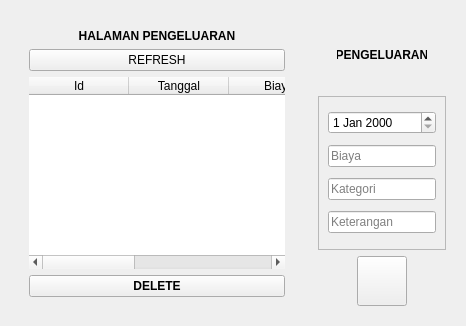
               <widget class="QWidget" name="pengeluaranHalaman">
                <layout class="QHBoxLayout" name="horizontalLayout_5">
                 <item>
                  <widget class="QWidget" name="tabelPengeluaran" native="true">
                   <layout class="QVBoxLayout" name="verticalLayout_18">
                    <item>
                     <widget class="QWidget" name="widget_7" native="true">
                      <layout class="QVBoxLayout" name="verticalLayout_20">
                       <item>
                        <widget class="QLabel" name="label_8">
                         <property name="font">
                          <font>
                           <weight>75</weight>
                           <bold>true</bold>
                          </font>
                         </property>
                         <property name="text">
                          <string>HALAMAN PENGELUARAN</string>
                         </property>
                         <property name="alignment">
                          <set>Qt::AlignCenter</set>
                         </property>
                        </widget>
                       </item>
                       <item>
                        <widget class="QPushButton" name="refreshButton_2">
                         <property name="text">
                          <string>REFRESH</string>
                         </property>
                        </widget>
                       </item>
                       <item>
                        <widget class="QTableWidget" name="expenseTableWidget">
                         <property name="tabletTracking">
                          <bool>false</bool>
                         </property>
                         <property name="frameShape">
                          <enum>QFrame::NoFrame</enum>
                         </property>
                         <column>
                          <property name="text">
                           <string>Id</string>
                          </property>
                         </column>
                         <column>
                          <property name="text">
                           <string>Tanggal</string>
                          </property>
                         </column>
                         <column>
                          <property name="text">
                           <string>Biaya</string>
                          </property>
                         </column>
                         <column>
                          <property name="text">
                           <string>Kategori</string>
                          </property>
                         </column>
                         <column>
                          <property name="text">
                           <string>Keterangan</string>
                          </property>
                         </column>
                        </widget>
                       </item>
                       <item>
                        <widget class="QPushButton" name="deleteExpenseButton">
                         <property name="font">
                          <font>
                           <weight>75</weight>
                           <bold>true</bold>
                          </font>
                         </property>
                         <property name="text">
                          <string>DELETE</string>
                         </property>
                        </widget>
                       </item>
                      </layout>
                     </widget>
                    </item>
                   </layout>
                  </widget>
                 </item>
                 <item>
                  <widget class="QWidget" name="inputKeluar" native="true">
                   <property name="maximumSize">
                    <size>
                     <width>150</width>
                     <height>16777215</height>
                    </size>
                   </property>
                   <layout class="QVBoxLayout" name="verticalLayout_13">
                    <item alignment="Qt::AlignHCenter">
                     <widget class="QLabel" name="label_4">
                      <property name="minimumSize">
                       <size>
                        <width>90</width>
                        <height>70</height>
                       </size>
                      </property>
                      <property name="maximumSize">
                       <size>
                        <width>90</width>
                        <height>70</height>
                       </size>
                      </property>
                      <property name="font">
                       <font>
                        <weight>75</weight>
                        <bold>true</bold>
                       </font>
                      </property>
                      <property name="text">
                       <string>PENGELUARAN</string>
                      </property>
                      <property name="alignment">
                       <set>Qt::AlignCenter</set>
                      </property>
                     </widget>
                    </item>
                    <item>
                     <widget class="QFrame" name="frame_5">
                      <property name="frameShape">
                       <enum>QFrame::StyledPanel</enum>
                      </property>
                      <property name="frameShadow">
                       <enum>QFrame::Raised</enum>
                      </property>
                      <layout class="QVBoxLayout" name="verticalLayout_19">
                       <item>
                        <widget class="QDateEdit" name="expenseDateEdit"/>
                       </item>
                       <item>
                        <widget class="QLineEdit" name="expenseAmountEdit">
                         <property name="placeholderText">
                          <string>Biaya</string>
                         </property>
                        </widget>
                       </item>
                       <item>
                        <widget class="QLineEdit" name="expenseDescriptionEdit">
                         <property name="placeholderText">
                          <string>Kategori</string>
                         </property>
                        </widget>
                       </item>
                       <item>
                        <widget class="QLineEdit" name="expenseCategoryEdit">
                         <property name="placeholderText">
                          <string>Keterangan</string>
                         </property>
                        </widget>
                       </item>
                      </layout>
                     </widget>
                    </item>
                    <item alignment="Qt::AlignHCenter">
                     <widget class="QPushButton" name="addExpenseButton">
                      <property name="minimumSize">
                       <size>
                        <width>50</width>
                        <height>50</height>
                       </size>
                      </property>
                      <property name="maximumSize">
                       <size>
                        <width>50</width>
                        <height>50</height>
                       </size>
                      </property>
                      <property name="text">
                       <string/>
                      </property>
                      <property name="icon">
                       <iconset resource="../Qss/icons/_icons.qrc">
                        <normaloff>:/feather/icons/feather/minus-square.png</normaloff>:/feather/icons/feather/minus-square.png</iconset>
                      </property>
                      <property name="iconSize">
                       <size>
                        <width>30</width>
                        <height>30</height>
                       </size>
                      </property>
                     </widget>
                    </item>
                   </layout>
                  </widget>
                 </item>
                </layout>
               </widget>
